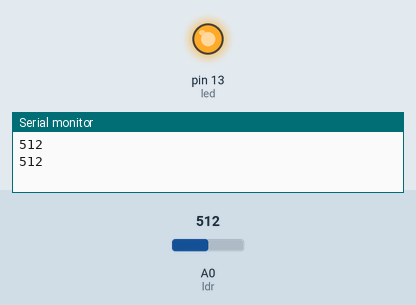
Recording of a sketch running on a simulated Arduino Uno, built with avr-gcc and run on an emulated ATmega328P. Shown: output pins drawn as LEDs (lit = HIGH), the last lines printed to the serial monitor. The inputs (shaded band) are chosen by the test bench; at power-on: A0 (ldr) = 512.

Above: at 1.2 s.
1.3 s: A0 (ldr) set to 989
3.2 s: A0 (ldr) set to 1011
At 4.4 s:
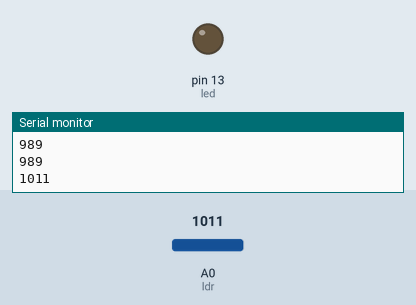
5.5 s: A0 (ldr) set to 990
At 7.2 s:
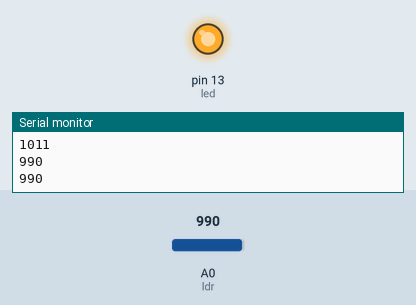
7.5 s: A0 (ldr) set to 1010
At 8.7 s:
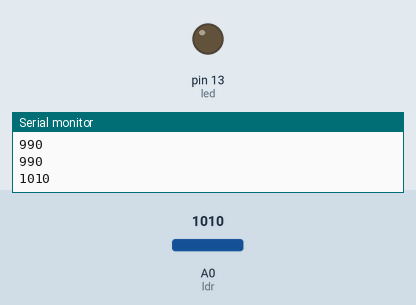
Timing chart, 0 to 10.5 s (numbered marks = the images above; inputs shaded):
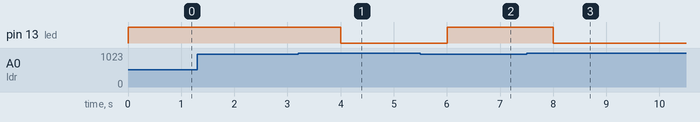

The sketch:

fotoled.ino
```cpp
int led = 13;
int ldr = 0;
void setup() {
pinMode(led, OUTPUT);
Serial.begin(9600);
}

void loop() {
if (analogRead(ldr) < 1000) digitalWrite(led, HIGH);
else digitalWrite(led, LOW);
int sensorValue = analogRead(A0);
Serial.println(sensorValue);
delay(1000);
}
```

Measured:
- the behaviour switches between 999 and 1000 on A0 (ldr) (found by bisection; images 0 and 1)
- after the input at 3.2 s, pin 13 (led): HIGH → LOW after 0.80 s
- after the input at 5.5 s, pin 13 (led): LOW → HIGH after 0.50 s
- after the input at 7.5 s, pin 13 (led): HIGH → LOW after 0.50 s
